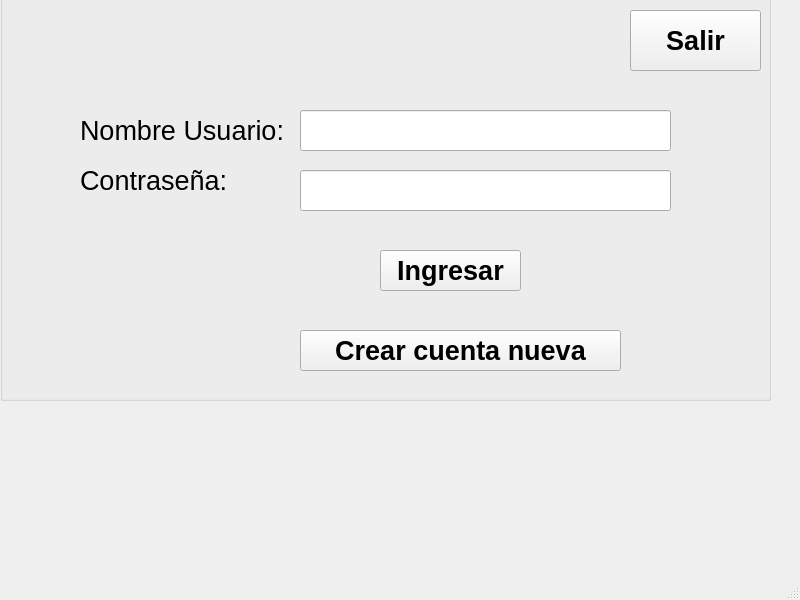
<?xml version="1.0" encoding="UTF-8"?>
<ui version="4.0">
 <class>MainWindow</class>
 <widget class="QMainWindow" name="MainWindow">
  <property name="geometry">
   <rect>
    <x>0</x>
    <y>0</y>
    <width>800</width>
    <height>600</height>
   </rect>
  </property>
  <property name="windowTitle">
   <string>MainWindow</string>
  </property>
  <widget class="QWidget" name="centralwidget">
   <widget class="QGroupBox" name="groupBox">
    <property name="geometry">
     <rect>
      <x>0</x>
      <y>-20</y>
      <width>771</width>
      <height>421</height>
     </rect>
    </property>
    <property name="title">
     <string>GroupBox</string>
    </property>
    <widget class="QLabel" name="label">
     <property name="geometry">
      <rect>
       <x>80</x>
       <y>130</y>
       <width>221</width>
       <height>41</height>
      </rect>
     </property>
     <property name="font">
      <font>
       <pointsize>20</pointsize>
      </font>
     </property>
     <property name="text">
      <string>Nombre Usuario:</string>
     </property>
    </widget>
    <widget class="QLabel" name="label_2">
     <property name="geometry">
      <rect>
       <x>80</x>
       <y>180</y>
       <width>151</width>
       <height>41</height>
      </rect>
     </property>
     <property name="font">
      <font>
       <pointsize>20</pointsize>
      </font>
     </property>
     <property name="text">
      <string>Contraseña:</string>
     </property>
    </widget>
    <widget class="QLineEdit" name="lineEdit_User_name">
     <property name="geometry">
      <rect>
       <x>300</x>
       <y>130</y>
       <width>371</width>
       <height>41</height>
      </rect>
     </property>
     <property name="font">
      <font>
       <pointsize>20</pointsize>
       <weight>75</weight>
       <bold>true</bold>
      </font>
     </property>
    </widget>
    <widget class="QLineEdit" name="lineEdit_Password">
     <property name="geometry">
      <rect>
       <x>300</x>
       <y>190</y>
       <width>371</width>
       <height>41</height>
      </rect>
     </property>
     <property name="font">
      <font>
       <pointsize>20</pointsize>
       <weight>75</weight>
       <bold>true</bold>
      </font>
     </property>
     <property name="echoMode">
      <enum>QLineEdit::Password</enum>
     </property>
    </widget>
    <widget class="QPushButton" name="pushButton_Login">
     <property name="geometry">
      <rect>
       <x>380</x>
       <y>270</y>
       <width>141</width>
       <height>41</height>
      </rect>
     </property>
     <property name="font">
      <font>
       <pointsize>20</pointsize>
       <weight>75</weight>
       <bold>true</bold>
      </font>
     </property>
     <property name="text">
      <string>Ingresar</string>
     </property>
    </widget>
    <widget class="QPushButton" name="pushButton_Exit">
     <property name="geometry">
      <rect>
       <x>630</x>
       <y>30</y>
       <width>131</width>
       <height>61</height>
      </rect>
     </property>
     <property name="font">
      <font>
       <pointsize>20</pointsize>
       <weight>75</weight>
       <bold>true</bold>
      </font>
     </property>
     <property name="text">
      <string>Salir</string>
     </property>
    </widget>
    <widget class="QPushButton" name="pushButton_NewAccount">
     <property name="geometry">
      <rect>
       <x>300</x>
       <y>350</y>
       <width>321</width>
       <height>41</height>
      </rect>
     </property>
     <property name="font">
      <font>
       <pointsize>20</pointsize>
       <weight>75</weight>
       <bold>true</bold>
      </font>
     </property>
     <property name="text">
      <string>Crear cuenta nueva</string>
     </property>
    </widget>
   </widget>
  </widget>
  <widget class="QStatusBar" name="statusbar"/>
 </widget>
 <resources/>
 <connections/>
</ui>
